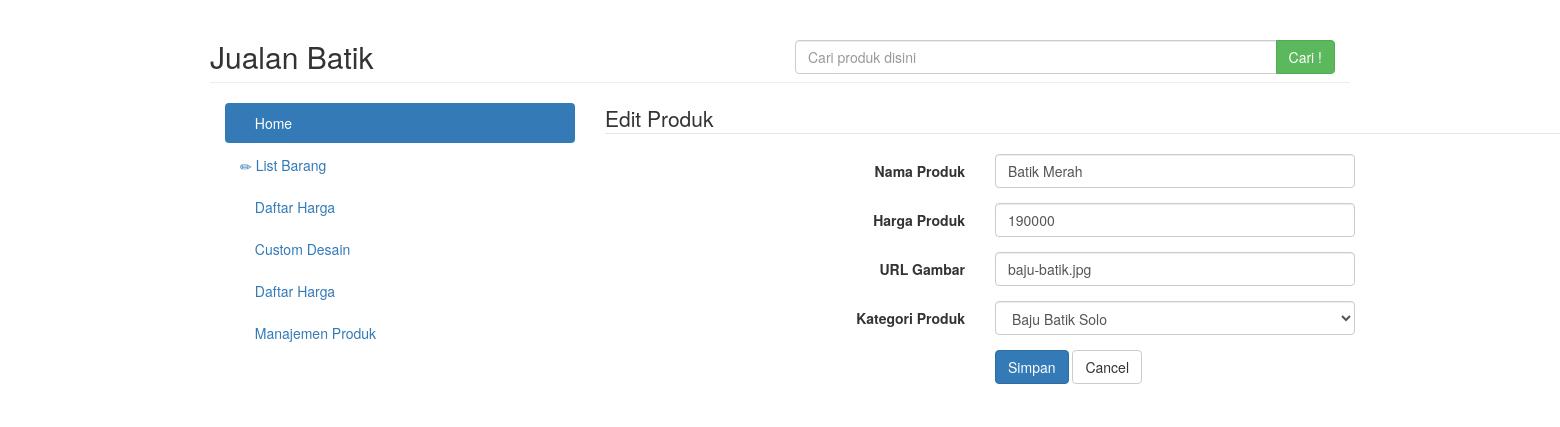
Page /?ur=manajemen_store/edit_produk&idproduk=1 on the committed database.
### tables this page shows
CREATE TABLE IF NOT EXISTS `produk` (
  `id_produk` int(5) NOT NULL,
  `nama_produk` varchar(50) NOT NULL,
  `harga_produk` varchar(10) NOT NULL,
  `kategori_produk` int(5) NOT NULL,
  `gambar_produk` text NOT NULL
);

CREATE TABLE IF NOT EXISTS `all_kategori` (
  `id_kategori` int(5) NOT NULL,
  `nama_kategori` varchar(50) NOT NULL
);

### manajemen_store/edit_produk.php (the view, shortened to what this page needs)
<?php
	$idproduk = $_GET[idproduk];
	$sql = "SELECT produk.*, all_kategori.nama_kategori FROM produk INNER JOIN all_kategori ON produk.kategori_produk=all_kategori.id_kategori WHERE produk.id_produk=$idproduk";
	$exe = mysql_query($sql);
	while($produk=mysql_fetch_array($exe))
	{
?>
<div class="row">
	<div class="container">
		<form class="form-horizontal" action="./?ur=manajemen_store/edit_produk" method="post">
			<fieldset>
			<legend>Edit Produk</legend>
			<div class="form-group">
			  <label class="col-md-4 control-label" for="namaproduk">Nama Produk</label>
			  <div class="col-md-4">
			  <input id="namaproduk" name="namaproduk" type="text" placeholder="Isi Nama Produk" class="form-control input-md" required="" value="<?php echo $produk[nama_produk]; ?>">
			  </div>
			</div>
			<div class="form-group">
			  <label class="col-md-4 control-label" for="hargaproduk">Harga Produk</label>
			  <div class="col-md-4">
			  <input id="hargaproduk" name="hargaproduk" type="text" placeholder="Isi harga produk" class="form-control input-md" required="" value="<?php echo $produk[harga_produk]; ?>">
			  </div>
			</div>
			<div class="form-group">
			  <label class="col-md-4 control-label" for="urlgambar">URL Gambar</label>
			  <div class="col-md-4">
			  <input id="urlgambar" name="urlgambar" type="text" placeholder="Isi URL Gambar" class="form-control input-md" required="" value="<?php echo $produk[gambar_produk]; ?>">
			  </div>
			</div>
			<div class="form-group">
			  <label class="col-md-4 control-label" for="kategoriproduk">Kategori Produk</label>
			  <div class="col-md-4">
			    <select id="kategoriproduk" name="kategoriproduk" class="form-control">
			      <option value="<?php echo $produk[kategori_produk]; ?>"><?php echo $produk[nama_kategori]; ?></option>
			    </select>
			  </div>
			</div>
			<div class="form-group">
			  <label class="col-md-4 control-label" for="submit"></label>
			  <div class="col-md-8">
			    <button id="submit" name="submit" class="btn btn-primary">Simpan</button>
			    <button id="reset" name="reset" class="btn btn-default">Cancel</button>
			  </div>
			</div>
			</fieldset>
		</form>
	</div>
</div>
<?php
	};
?>

### rows in the picture
produk: namaproduk "Batik Merah", hargaproduk "190000", urlgambar "baju-batik.jpg", kategoriproduk "Baju Batik Solo"
